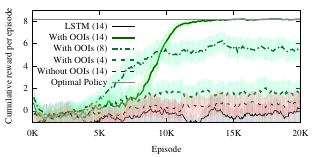

gnuplot code for this plot:
set terminal pdf size 8cm,4cm font "Times, 11"
set output 'plot.pdf'

set xlabel 'Episode'
set ylabel 'Cumulative reward per episode'
set format x "%1.0fK"
set key at 8, 8
set style fill transparent solid 0.33 noborder

file1 = "<(python ../avg_stats.py 2 next14/out*)"
file2 = "<(python ../avg_stats.py 2 nonext14/out*)"
file3 = "<(python ../avg_stats.py 2 next8/out*)"
file4 = "<(python ../avg_stats.py 2 next4/out*)"
file5 = "<(python ../avg_stats.py 2 lstm14/out*)"

plot [0:20] [-1:9] \
    file5 using 1:3:4 with filledcu notitle lc rgb "#888888", file5 using 1:2 with lines title 'LSTM (14)' lc "#000000", \
    file1 using 1:3:4 with filledcu notitle lc rgb "#88ff88", file1 using 1:2 with lines title 'With OOIs (14)' lc "#006600" lw 2, \
    file3 using 1:3:4 with filledcu notitle lc rgb "#88ffCC", file3 using 1:2 every 2 with lines title 'With OOIs (8)' lc "#007722" lw 2 dt 4, \
    file4 using 1:3:4 with filledcu notitle lc rgb "#88ffCC", file4 using 1:2 with lines title 'With OOIs (4)' lc "#007722" lw 2 dt 2, \
    file2 using 1:3:4 with filledcu notitle lc rgb "#ff8888", file2 using 1:2 with lines title 'Without OOIs (14)' lc "#660000" dt 2, \
    8.2 title "Optimal Policy" lc "#888888"
